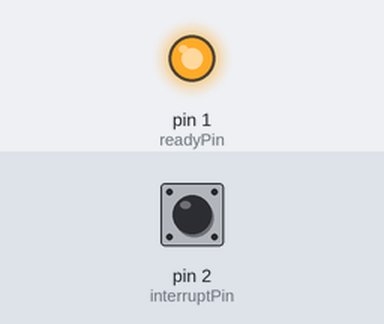
Recording of a sketch running on a simulated Arduino Uno, built with avr-gcc and run on an emulated ATmega328P. Shown: output pins drawn as LEDs (lit = HIGH). The inputs (shaded band) are chosen by the test bench; at power-on: pin 2 (interruptPin) HIGH.

Above: at 1.2 s.
1.3 s: pin 2 (interruptPin) pulled LOW for 0.15 s
At 4.1 s:
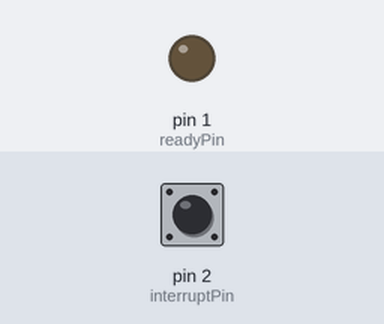
Timing chart, 0 to 5.6 s (numbered marks = the images above; inputs shaded):
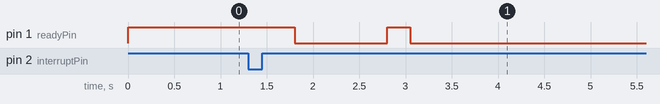

Measured:
- after the input at 1.3 s, pin 1 (readyPin): HIGH → LOW after 0.50 s, → HIGH 1.0 s later, → LOW 0.25 s later

The sketch:

trinket_trigger_r01.ino
```cpp
/*
This sketch implements a "smart slave" for flash photography using studio strobes.
It lets manual strobes work with advanced TTL flashes by learning and then ignoring any number of preflash "pops."
Has been tested with Olympus RC system; should also work with other systems such as Nikon CLS and
Canon E-TTL II, but has not been tested against them.

The trigger starts up in "learn mode," in which we count how many pops the master flash emits when firing
and store the count in popCounter. Learn mode waits indefinitely for the first pop in the sequence, then
exits into "run mode" after an interval set by the variable giveUpTime.

In "run mode", we count how many pops the flash HAS emitted and store it in currentPop.
When currentPop equals popCounter, we know we've reached the last pop, and should fire the slave flash.

If the pop count is thrown off (e.g. by misfire of another flash) the trigger would fail to sync correctly
if it kept waiting for the previous cycle of pops to complete. To avoid this, we incorporate a "give-up" timer
that stops waiting for pops and resets the system if a pop sequence doesn't complete within the time pre-set
by the giveUpTime variable.

*/


//PINS
int triggerPin = 0;    // connects to transistor that switches inner jack
int readyPin = 1;      //connects to the built-in LED on an Arduino Micro
int interruptPin = 2;
int loopPad = 100;      // pause this amount during loop to ignore "ringing"
int postreset = 200;    // amount we wait after firing the flash so it doesn't re-trigger
int giveUpTime = 500;  // stop looking for pulses after this time so we don't hang


//VOLATILE INTS
//changed by interrupt to count pops
volatile int popCounter =0;
volatile int currentPop = 0;

//used for mode selection
int runMode = 1;  //0 for run; 1 for learn; 2 for fire

long timerStart;  //used for non-blocking timer in learn mode
long timerDuration = 10000;  //amount of time we stay in "learn mode" at startup; adjust if you want longer or shorter
long giveUpStartTime;        //used for non-blocking timer in run mode


void setup()
  {


    pinMode(triggerPin, OUTPUT);
    digitalWrite(triggerPin, LOW);

    pinMode(readyPin, OUTPUT);
    digitalWrite(readyPin, LOW);

    pinMode(interruptPin, INPUT);
    attachInterrupt(0, trigger, FALLING);  //on the Trinket, interrupt 0 is on pin 2

    digitalWrite(readyPin, HIGH);
    runMode = 1;  //start in learn mode
  }

void loop()
{

    //learn mode -- stay in this mode until we have received at least one pop AND give-up time has expired
    if (runMode == 1 && popCounter == 0)  {
            giveUpStartTime = millis();   //keep initializing the give-up timer
     }

     if (runMode == 1 && popCounter > 0 && millis() > giveUpStartTime + giveUpTime)  {  //learn mode timed out

            runMode = 0;                  //switch to run mode

            // turn LED off:
            digitalWrite(readyPin, LOW);
            delay(1000);  //wait 1 second before we blink the LED

            //blink the LED to read out the number of pops captured
            for (int x = 0; x < popCounter; x++)
            {
            digitalWrite(readyPin, HIGH);
            delay(250);
            digitalWrite(readyPin,LOW);
            delay(250);
            }
     }


     // reset mode -- get ready for the next sequence
     if (runMode == 2)  {    //the interrupt has just triggered the flash

            digitalWrite (triggerPin, LOW);   //reset the flash trigger pin
            currentPop = 0;                   //reset the counter for the next sequence
            runMode = 0;                      //reset to normal running

            //if you want a confirmation LED, uncomment the following sequence;
            //otherwise, it will reset a little faster without it

            digitalWrite (readyPin, HIGH);    //turn on the LED so we know we've triggered
            delay(postreset);
            digitalWrite (readyPin, LOW);
        }

      //run mode -- waiting for flash to trigger
      if (runMode == 0) {

            delay(loopPad);  //delay a short time to ignore "ringing" in the circuit

            //the trigger will hang if one of the flashes misfires, because it's still waiting
            //for the right number of pulses. This section makes it give up and reset the counter
            // if subsequent pulses don't arrive within a set interval [giveUpTime] after the first

            if (currentPop == 0)  {  //still waiting for a flash
                  giveUpStartTime = millis();  //store the current millis for timing
            }
            else if(currentPop > 0 && millis() > giveUpStartTime + giveUpTime) {
                  runMode = 2;                //we've timed out; reset everything
            }
        }


}  //end of the loop


void trigger()
{
   if (runMode == 1) {              //counting pops in learn mode
        popCounter ++;
      }
   else if (runMode == 0)  {        //counting pops in run mode
      currentPop ++;

   }

  if (currentPop == popCounter)  {  //we've reached the last pop and should fire the slave
        digitalWrite(triggerPin, HIGH);  //fire the flash!
        runMode = 2;                //we've fired, so reset for next
      }

}
```
